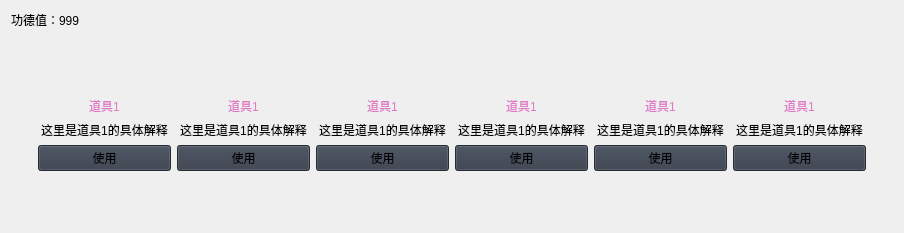
                     <widget class="QWidget" name="item_page">
                      <layout class="QVBoxLayout" name="verticalLayout_23">
                       <item>
                        <widget class="QLabel" name="label_score_2">
                         <property name="sizePolicy">
                          <sizepolicy hsizetype="Preferred" vsizetype="Maximum">
                           <horstretch>0</horstretch>
                           <verstretch>0</verstretch>
                          </sizepolicy>
                         </property>
                         <property name="minimumSize">
                          <size>
                           <width>0</width>
                           <height>0</height>
                          </size>
                         </property>
                         <property name="styleSheet">
                          <string notr="true">font: 10pt &quot;Microsoft YaHei UI&quot;;</string>
                         </property>
                         <property name="text">
                          <string>功德值：999</string>
                         </property>
                         <property name="alignment">
                          <set>Qt::AlignLeading|Qt::AlignLeft|Qt::AlignTop</set>
                         </property>
                        </widget>
                       </item>
                       <item>
                        <widget class="QFrame" name="verticalFrame">
                         <layout class="QVBoxLayout" name="verticalLayout_21">
                          <item>
                           <layout class="QVBoxLayout" name="verticalLayout_24">
                            <item>
                             <widget class="QFrame" name="item_row_2">
                              <layout class="QHBoxLayout" name="horizontalLayout_8">
                               <item>
                                <widget class="QFrame" name="item_row_1">
                                 <layout class="QHBoxLayout" name="horizontalLayout_7">
                                  <item>
                                   <layout class="QVBoxLayout" name="verticalLayout_26">
                                    <item>
                                     <widget class="QLabel" name="item1_name">
                                      <property name="sizePolicy">
                                       <sizepolicy hsizetype="Minimum" vsizetype="Fixed">
                                        <horstretch>0</horstretch>
                                        <verstretch>0</verstretch>
                                       </sizepolicy>
                                      </property>
                                      <property name="minimumSize">
                                       <size>
                                        <width>0</width>
                                        <height>53</height>
                                       </size>
                                      </property>
                                      <property name="layoutDirection">
                                       <enum>Qt::LeftToRight</enum>
                                      </property>
                                      <property name="styleSheet">
                                       <string notr="true">background-image: url(:/icons/images/icons/cil-3d.png);
background-repeat: no-repeat;
color:rgb(223,121,198);
font: 15pt &quot;Microsoft YaHei UI&quot;;</string>
                                      </property>
                                      <property name="text">
                                       <string>道具1</string>
                                      </property>
                                      <property name="alignment">
                                       <set>Qt::AlignBottom|Qt::AlignHCenter</set>
                                      </property>
                                     </widget>
                                    </item>
                                    <item>
                                     <widget class="QLabel" name="item1_desc">
                                      <property name="sizePolicy">
                                       <sizepolicy hsizetype="Preferred" vsizetype="Maximum">
                                        <horstretch>0</horstretch>
                                        <verstretch>5</verstretch>
                                       </sizepolicy>
                                      </property>
                                      <property name="styleSheet">
                                       <string notr="true">font: 9pt &quot;Microsoft YaHei UI&quot;;</string>
                                      </property>
                                      <property name="text">
                                       <string>这里是道具1的具体解释</string>
                                      </property>
                                      <property name="alignment">
                                       <set>Qt::AlignCenter</set>
                                      </property>
                                     </widget>
                                    </item>
                                    <item>
                                     <widget class="QPushButton" name="btn_item1">
                                      <property name="sizePolicy">
                                       <sizepolicy hsizetype="Minimum" vsizetype="Fixed">
                                        <horstretch>0</horstretch>
                                        <verstretch>0</verstretch>
                                       </sizepolicy>
                                      </property>
                                      <property name="minimumSize">
                                       <size>
                                        <width>133</width>
                                        <height>0</height>
                                       </size>
                                      </property>
                                      <property name="maximumSize">
                                       <size>
                                        <width>150</width>
                                        <height>16777215</height>
                                       </size>
                                      </property>
                                      <property name="styleSheet">
                                       <string notr="true">background-color: rgb(52, 59, 72)</string>
                                      </property>
                                      <property name="text">
                                       <string>使用</string>
                                      </property>
                                     </widget>
                                    </item>
                                   </layout>
                                  </item>
                                  <item>
                                   <layout class="QVBoxLayout" name="verticalLayout_27">
                                    <item>
                                     <widget class="QLabel" name="item2_name">
                                      <property name="sizePolicy">
                                       <sizepolicy hsizetype="Minimum" vsizetype="Fixed">
                                        <horstretch>0</horstretch>
                                        <verstretch>0</verstretch>
                                       </sizepolicy>
                                      </property>
                                      <property name="minimumSize">
                                       <size>
                                        <width>0</width>
                                        <height>53</height>
                                       </size>
                                      </property>
                                      <property name="layoutDirection">
                                       <enum>Qt::LeftToRight</enum>
                                      </property>
                                      <property name="styleSheet">
                                       <string notr="true">background-image: url(:/icons/images/icons/cil-3d.png);
background-repeat: no-repeat;
color:rgb(223,121,198);
font: 15pt &quot;Microsoft YaHei UI&quot;;</string>
                                      </property>
                                      <property name="text">
                                       <string>道具1</string>
                                      </property>
                                      <property name="alignment">
                                       <set>Qt::AlignBottom|Qt::AlignHCenter</set>
                                      </property>
                                     </widget>
                                    </item>
                                    <item>
                                     <widget class="QLabel" name="item2_desc">
                                      <property name="sizePolicy">
                                       <sizepolicy hsizetype="Preferred" vsizetype="Maximum">
                                        <horstretch>0</horstretch>
                                        <verstretch>5</verstretch>
                                       </sizepolicy>
                                      </property>
                                      <property name="styleSheet">
                                       <string notr="true">font: 9pt &quot;Microsoft YaHei UI&quot;;</string>
                                      </property>
                                      <property name="text">
                                       <string>这里是道具1的具体解释</string>
                                      </property>
                                      <property name="alignment">
                                       <set>Qt::AlignCenter</set>
                                      </property>
                                     </widget>
                                    </item>
                                    <item>
                                     <widget class="QPushButton" name="btn_item2">
                                      <property name="sizePolicy">
                                       <sizepolicy hsizetype="Minimum" vsizetype="Fixed">
                                        <horstretch>0</horstretch>
                                        <verstretch>0</verstretch>
                                       </sizepolicy>
                                      </property>
                                      <property name="minimumSize">
                                       <size>
                                        <width>133</width>
                                        <height>0</height>
                                       </size>
                                      </property>
                                      <property name="maximumSize">
                                       <size>
                                        <width>150</width>
                                        <height>16777215</height>
                                       </size>
                                      </property>
                                      <property name="styleSheet">
                                       <string notr="true">background-color: rgb(52, 59, 72)</string>
                                      </property>
                                      <property name="text">
                                       <string>使用</string>
                                      </property>
                                     </widget>
                                    </item>
                                   </layout>
                                  </item>
                                  <item>
                                   <layout class="QVBoxLayout" name="verticalLayout_28">
                                    <item>
                                     <widget class="QLabel" name="item3_name">
                                      <property name="sizePolicy">
                                       <sizepolicy hsizetype="Minimum" vsizetype="Fixed">
                                        <horstretch>0</horstretch>
                                        <verstretch>0</verstretch>
                                       </sizepolicy>
                                      </property>
                                      <property name="minimumSize">
                                       <size>
                                        <width>0</width>
                                        <height>53</height>
                                       </size>
                                      </property>
                                      <property name="layoutDirection">
                                       <enum>Qt::LeftToRight</enum>
                                      </property>
                                      <property name="styleSheet">
                                       <string notr="true">background-image: url(:/icons/images/icons/cil-3d.png);
background-repeat: no-repeat;
color:rgb(223,121,198);
font: 15pt &quot;Microsoft YaHei UI&quot;;</string>
                                      </property>
                                      <property name="text">
                                       <string>道具1</string>
                                      </property>
                                      <property name="alignment">
                                       <set>Qt::AlignBottom|Qt::AlignHCenter</set>
                                      </property>
                                     </widget>
                                    </item>
                                    <item>
                                     <widget class="QLabel" name="item3_desc">
                                      <property name="sizePolicy">
                                       <sizepolicy hsizetype="Preferred" vsizetype="Maximum">
                                        <horstretch>0</horstretch>
                                        <verstretch>5</verstretch>
                                       </sizepolicy>
                                      </property>
                                      <property name="styleSheet">
                                       <string notr="true">font: 9pt &quot;Microsoft YaHei UI&quot;;</string>
                                      </property>
                                      <property name="text">
                                       <string>这里是道具1的具体解释</string>
                                      </property>
                                      <property name="alignment">
                                       <set>Qt::AlignCenter</set>
                                      </property>
                                     </widget>
                                    </item>
                                    <item>
                                     <widget class="QPushButton" name="btn_item3">
                                      <property name="sizePolicy">
                                       <sizepolicy hsizetype="Minimum" vsizetype="Fixed">
                                        <horstretch>0</horstretch>
                                        <verstretch>0</verstretch>
                                       </sizepolicy>
                                      </property>
                                      <property name="minimumSize">
                                       <size>
                                        <width>133</width>
                                        <height>0</height>
                                       </size>
                                      </property>
                                      <property name="maximumSize">
                                       <size>
                                        <width>150</width>
                                        <height>16777215</height>
                                       </size>
                                      </property>
                                      <property name="styleSheet">
                                       <string notr="true">background-color: rgb(52, 59, 72)</string>
                                      </property>
                                      <property name="text">
                                       <string>使用</string>
                                      </property>
                                     </widget>
                                    </item>
                                   </layout>
                                  </item>
                                  <item>
                                   <layout class="QVBoxLayout" name="verticalLayout_29">
                                    <item>
                                     <widget class="QLabel" name="item4_name">
                                      <property name="sizePolicy">
                                       <sizepolicy hsizetype="Minimum" vsizetype="Fixed">
                                        <horstretch>0</horstretch>
                                        <verstretch>0</verstretch>
                                       </sizepolicy>
                                      </property>
                                      <property name="minimumSize">
                                       <size>
                                        <width>0</width>
                                        <height>53</height>
                                       </size>
                                      </property>
                                      <property name="layoutDirection">
                                       <enum>Qt::LeftToRight</enum>
                                      </property>
                                      <property name="styleSheet">
                                       <string notr="true">background-image: url(:/icons/images/icons/cil-3d.png);
background-repeat: no-repeat;
color:rgb(223,121,198);
font: 15pt &quot;Microsoft YaHei UI&quot;;</string>
                                      </property>
                                      <property name="text">
                                       <string>道具1</string>
                                      </property>
                                      <property name="alignment">
                                       <set>Qt::AlignBottom|Qt::AlignHCenter</set>
                                      </property>
                                     </widget>
                                    </item>
                                    <item>
                                     <widget class="QLabel" name="item4_desc">
                                      <property name="sizePolicy">
                                       <sizepolicy hsizetype="Preferred" vsizetype="Maximum">
                                        <horstretch>0</horstretch>
                                        <verstretch>5</verstretch>
                                       </sizepolicy>
                                      </property>
                                      <property name="styleSheet">
                                       <string notr="true">font: 9pt &quot;Microsoft YaHei UI&quot;;</string>
                                      </property>
                                      <property name="text">
                                       <string>这里是道具1的具体解释</string>
                                      </property>
                                      <property name="alignment">
                                       <set>Qt::AlignCenter</set>
                                      </property>
                                     </widget>
                                    </item>
                                    <item>
                                     <widget class="QPushButton" name="btn_item4">
                                      <property name="sizePolicy">
                                       <sizepolicy hsizetype="Minimum" vsizetype="Fixed">
                                        <horstretch>0</horstretch>
                                        <verstretch>0</verstretch>
                                       </sizepolicy>
                                      </property>
                                      <property name="minimumSize">
                                       <size>
                                        <width>133</width>
                                        <height>0</height>
                                       </size>
                                      </property>
                                      <property name="maximumSize">
                                       <size>
                                        <width>150</width>
                                        <height>16777215</height>
                                       </size>
                                      </property>
                                      <property name="styleSheet">
                                       <string notr="true">background-color: rgb(52, 59, 72)</string>
                                      </property>
                                      <property name="text">
                                       <string>使用</string>
                                      </property>
                                     </widget>
                                    </item>
                                   </layout>
                                  </item>
                                  <item>
                                   <layout class="QVBoxLayout" name="verticalLayout_20">
                                    <item>
                                     <widget class="QLabel" name="item5_name">
                                      <property name="sizePolicy">
                                       <sizepolicy hsizetype="Minimum" vsizetype="Fixed">
                                        <horstretch>0</horstretch>
                                        <verstretch>0</verstretch>
                                       </sizepolicy>
                                      </property>
                                      <property name="minimumSize">
                                       <size>
                                        <width>0</width>
                                        <height>53</height>
                                       </size>
                                      </property>
                                      <property name="layoutDirection">
                                       <enum>Qt::LeftToRight</enum>
                                      </property>
                                      <property name="styleSheet">
                                       <string notr="true">background-image: url(:/icons/images/icons/cil-3d.png);
background-repeat: no-repeat;
color:rgb(223,121,198);
font: 15pt &quot;Microsoft YaHei UI&quot;;</string>
                                      </property>
                                      <property name="text">
                                       <string>道具1</string>
                                      </property>
                                      <property name="alignment">
                                       <set>Qt::AlignBottom|Qt::AlignHCenter</set>
                                      </property>
                                     </widget>
                                    </item>
                                    <item>
                                     <widget class="QLabel" name="item5_desc">
                                      <property name="sizePolicy">
                                       <sizepolicy hsizetype="Preferred" vsizetype="Maximum">
                                        <horstretch>0</horstretch>
                                        <verstretch>5</verstretch>
                                       </sizepolicy>
                                      </property>
                                      <property name="styleSheet">
                                       <string notr="true">font: 9pt &quot;Microsoft YaHei UI&quot;;</string>
                                      </property>
                                      <property name="text">
                                       <string>这里是道具1的具体解释</string>
                                      </property>
                                      <property name="alignment">
                                       <set>Qt::AlignCenter</set>
                                      </property>
                                     </widget>
                                    </item>
                                    <item>
                                     <widget class="QPushButton" name="btn_item5">
                                      <property name="sizePolicy">
                                       <sizepolicy hsizetype="Minimum" vsizetype="Fixed">
                                        <horstretch>0</horstretch>
                                        <verstretch>0</verstretch>
                                       </sizepolicy>
                                      </property>
                                      <property name="minimumSize">
                                       <size>
                                        <width>133</width>
                                        <height>0</height>
                                       </size>
                                      </property>
                                      <property name="maximumSize">
                                       <size>
                                        <width>150</width>
                                        <height>16777215</height>
                                       </size>
                                      </property>
                                      <property name="styleSheet">
                                       <string notr="true">background-color: rgb(52, 59, 72)</string>
                                      </property>
                                      <property name="text">
                                       <string>使用</string>
                                      </property>
                                     </widget>
                                    </item>
                                   </layout>
                                  </item>
                                  <item>
                                   <layout class="QVBoxLayout" name="verticalLayout_25">
                                    <item>
                                     <widget class="QLabel" name="item6_name">
                                      <property name="sizePolicy">
                                       <sizepolicy hsizetype="Minimum" vsizetype="Fixed">
                                        <horstretch>0</horstretch>
                                        <verstretch>0</verstretch>
                                       </sizepolicy>
                                      </property>
                                      <property name="minimumSize">
                                       <size>
                                        <width>0</width>
                                        <height>53</height>
                                       </size>
                                      </property>
                                      <property name="layoutDirection">
                                       <enum>Qt::LeftToRight</enum>
                                      </property>
                                      <property name="styleSheet">
                                       <string notr="true">background-image: url(:/icons/images/icons/cil-3d.png);
background-repeat: no-repeat;
color:rgb(223,121,198);
font: 15pt &quot;Microsoft YaHei UI&quot;;</string>
                                      </property>
                                      <property name="text">
                                       <string>道具1</string>
                                      </property>
                                      <property name="alignment">
                                       <set>Qt::AlignBottom|Qt::AlignHCenter</set>
                                      </property>
                                     </widget>
                                    </item>
                                    <item>
                                     <widget class="QLabel" name="item6_desc">
                                      <property name="sizePolicy">
                                       <sizepolicy hsizetype="Preferred" vsizetype="Maximum">
                                        <horstretch>0</horstretch>
                                        <verstretch>5</verstretch>
                                       </sizepolicy>
                                      </property>
                                      <property name="styleSheet">
                                       <string notr="true">font: 9pt &quot;Microsoft YaHei UI&quot;;</string>
                                      </property>
                                      <property name="text">
                                       <string>这里是道具1的具体解释</string>
                                      </property>
                                      <property name="alignment">
                                       <set>Qt::AlignCenter</set>
                                      </property>
                                     </widget>
                                    </item>
                                    <item>
                                     <widget class="QPushButton" name="btn_item6">
                                      <property name="sizePolicy">
                                       <sizepolicy hsizetype="Minimum" vsizetype="Fixed">
                                        <horstretch>0</horstretch>
                                        <verstretch>0</verstretch>
                                       </sizepolicy>
                                      </property>
                                      <property name="minimumSize">
                                       <size>
                                        <width>133</width>
                                        <height>0</height>
                                       </size>
                                      </property>
                                      <property name="maximumSize">
                                       <size>
                                        <width>150</width>
                                        <height>16777215</height>
                                       </size>
                                      </property>
                                      <property name="styleSheet">
                                       <string notr="true">background-color: rgb(52, 59, 72)</string>
                                      </property>
                                      <property name="text">
                                       <string>使用</string>
                                      </property>
                                     </widget>
                                    </item>
                                   </layout>
                                  </item>
                                 </layout>
                                </widget>
                               </item>
                              </layout>
                             </widget>
                            </item>
                            <item>
                             <widget class="QFrame" name="item_row_3">
                              <layout class="QHBoxLayout" name="item_row"/>
                             </widget>
                            </item>
                           </layout>
                          </item>
                         </layout>
                        </widget>
                       </item>
                      </layout>
                     </widget>
